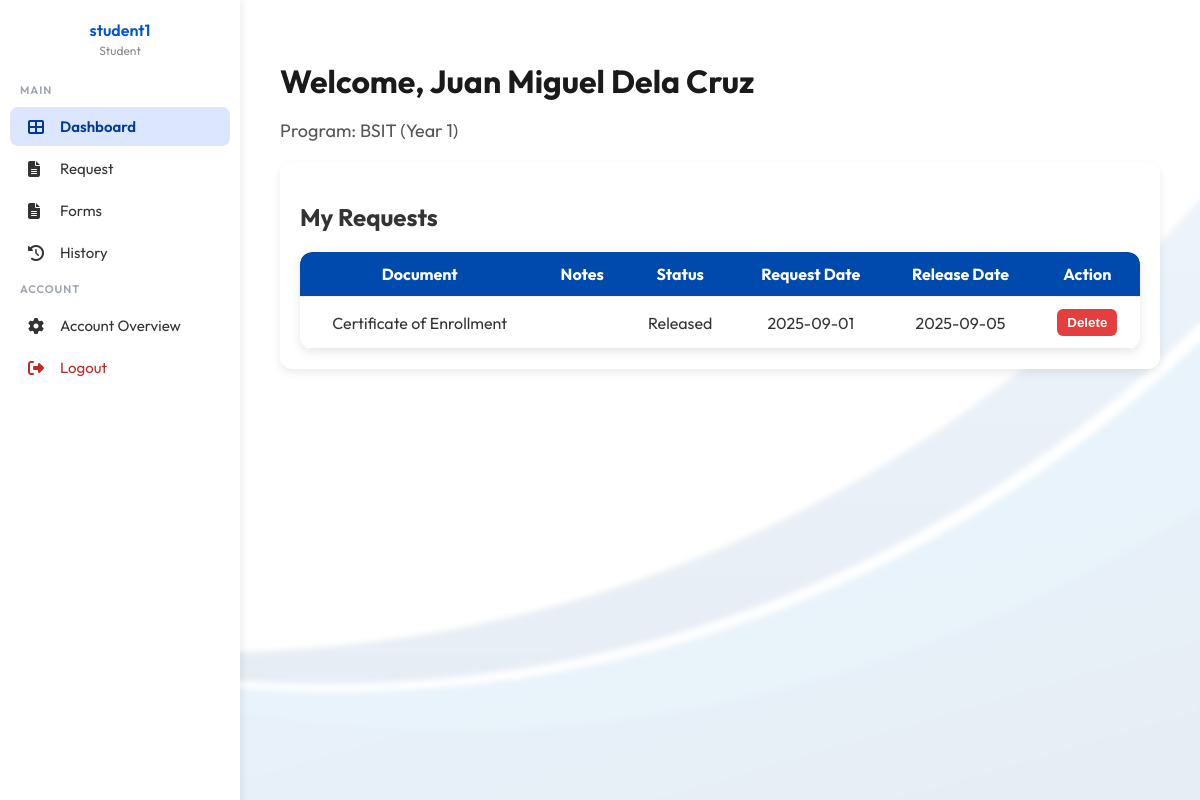
Screenshot of /student/index.php (signed in) with the database file from the repository.
### tables this page shows
CREATE TABLE `users` (
  `user_id` int(11) NOT NULL,
  `username` varchar(255) DEFAULT NULL,
  `email` varchar(255) NOT NULL,
  `password_hash` text DEFAULT NULL,
  `role_id` int(11) DEFAULT NULL,
  `active` tinyint(1) DEFAULT NULL
);

CREATE TABLE `roles` (
  `role_id` int(11) NOT NULL,
  `name` varchar(255) DEFAULT NULL,
  `description` text DEFAULT NULL
);

CREATE TABLE `students` (
  `student_id` varchar(255) NOT NULL,
  `user_id` int(11) DEFAULT NULL,
  `first_name` varchar(255) DEFAULT NULL,
  `last_name` varchar(255) DEFAULT NULL,
  `birthdate` date DEFAULT NULL,
  `gender` varchar(255) DEFAULT NULL,
  `program` varchar(50) NOT NULL,
  `year_level` int(11) DEFAULT NULL,
  `section` int(10) NOT NULL,
  `student_status` varchar(255) DEFAULT NULL,
  `photo_path` text DEFAULT NULL,
  `date_registered` date DEFAULT NULL,
  `email` varchar(255) DEFAULT NULL,
  `contact_no` varchar(255) DEFAULT NULL
);

CREATE TABLE `document_requests` (
  `request_id` int(11) NOT NULL,
  `student_id` varchar(255) DEFAULT NULL,
  `document_type` varchar(255) DEFAULT NULL,
  `notes` text NOT NULL,
  `request_date` date DEFAULT NULL,
  `status` varchar(255) DEFAULT NULL,
  `release_date` date DEFAULT NULL
);

### student/index.php (the view, shortened to what this page needs)
<?php
require_once __DIR__ . "/../Database/connection.php";
$uid = $_SESSION['user_id'] ?? null;
$stmt = $conn->prepare("
    SELECT student_id, first_name, last_name, program, year_level, section, photo_path
    FROM students
    WHERE user_id = ?
");
$stmt->bind_param("i", $uid);
$stmt->execute();
$student = null;
if (method_exists($stmt, 'get_result')) {
    $res = $stmt->get_result();
    $student = $res ? $res->fetch_assoc() : null;
}
$stud_id = $student['student_id'];
$stmt2 = $conn->prepare("
    SELECT request_id, document_type, notes, status, request_date, release_date
    FROM document_requests
    WHERE student_id = ?
    ORDER BY request_date DESC
");
$stmt2->bind_param("s", $stud_id);
$stmt2->execute();
$requests = [];
if (method_exists($stmt2, 'get_result')) {
    $res2 = $stmt2->get_result();
    while ($row = $res2->fetch_assoc()) {
        $requests[] = $row;
    }
}
?>
<!DOCTYPE html>
<html lang="en">
<head>
<link rel="stylesheet" href="../components/css/StudentDashboard.css">
</head>
<body>
<?php include 'StudentSidenav.php'; ?>
<div class="container">
  <h1>Welcome, <?= htmlspecialchars($student['first_name'] . " " . $student['last_name']) ?></h1>
  <p>Program: <?= htmlspecialchars($student['program']) ?> (Year <?= htmlspecialchars($student['year_level']) ?>)</p>
  <div class="card">
    <h2>My Requests</h2>
    <div class="table-wrapper">
      <table class="request-table" role="table" aria-label="My Requests">
        <thead>
          <tr>
            <th>Document</th>
            <th>Notes</th>
            <th>Status</th>
            <th>Request Date</th>
            <th>Release Date</th>
            <th>Action</th>
          </tr>
        </thead>
        <tbody>
          <?php if (!empty($requests)): ?>
            <?php foreach ($requests as $r): ?>
              <tr>
                <td><?= htmlspecialchars($r['document_type']) ?></td>
                <td><?= htmlspecialchars($r['notes']) ?></td>
                <td><?= htmlspecialchars($r['status']) ?></td>
                <td><?= htmlspecialchars($r['request_date']) ?></td>
                <td><?= htmlspecialchars($r['release_date'] ?: '-') ?></td>
                <td>
                  <form method="POST" onsubmit="return confirm('Are you sure you want to delete this request?');">
                    <button type="submit" name="delete_request" class="delete-btn">Delete</button>
                  </form>
                </td>
              </tr>
            <?php endforeach; ?>
          <?php else: ?>
            <tr><td colspan="6" style="text-align:center;padding:18px;">No requests found</td></tr>
          <?php endif; ?>
        </tbody>
      </table>
    </div>
  </div>
</div>
</body>
</html>

### student/StudentSideNav.php (shortened to what this page needs)
<?php
  require_once __DIR__ . "/../Database/connection.php";
  $current_page = basename($_SERVER['PHP_SELF']);
  $user_id = $_SESSION['user_id'];
  $stmt = $conn->prepare("
      SELECT u.username, r.name AS role_name
      FROM users u
      JOIN roles r ON u.role_id = r.role_id
      WHERE u.user_id = ?
  ");
  $stmt->bind_param("i", $user_id);
  $stmt->execute();
  $result = $stmt->get_result();
  $user = $result->fetch_assoc();
  $staffName = $user['username'] ?? "Unknown User";
  $staffRole = $user['role_name'] ?? "Unknown Role";
?>
<!DOCTYPE html>
<html lang="en">
<head>
<link rel="stylesheet" href="https://cdnjs.cloudflare.com/ajax/libs/font-awesome/6.4.0/css/all.min.css">
</head>
<body>
<div class="sidebar" id="sidebar">
  <div class="sidebar-header">
    <h3 class="sidebar-text"><?= htmlspecialchars($staffName) ?></h3>
    <p class="sidebar-text"><?= htmlspecialchars($staffRole) ?></p>
  </div>
  <div class="section-title">Main</div>
  <a href="index.php" class="<?= $current_page=='index.php' ? 'active' : '' ?>"><i class="fas fa-th-large"></i><span class="sidebar-text">Dashboard</span></a>
  <a href="Request.php" class="<?= $current_page=='Request.php' ? 'active' : '' ?>"><i class="fas fa-file-alt"></i><span class="sidebar-text">Request</span></a>
  <a href="Forms.php" class="<?= $current_page=='Forms.php' ? 'active' : '' ?>"><i class="fa-solid fa-file-lines"></i><span class="sidebar-text">Forms</span></a>
  <a href="history.php" class="<?= $current_page=='history.php' ? 'active' : '' ?>"><i class="fa-solid fa-clock-rotate-left"></i><span class="sidebar-text">History</span></a>
  <div class="section-title">Account</div>
  <a href="StudentSettings.php" class="<?= $current_page=='StudentSettings.php' ? 'active' : '' ?>"><i class="fa-solid fa-gear"></i><span class="sidebar-text">Account Overview
  </span></a>
  <a href="../Database/logout.php" class="logout"><i class="fas fa-sign-out-alt"></i><span class="sidebar-text">Logout</span></a>
</div>
</body>
</html>

### components/css/StudentDashboard.css (style rules this page uses)
body { margin: 0; font-family: 'Outfit', sans-serif; background: #f9f9f9; color: #333; min-height: 100vh; display: flex; flex-direction: column; }
.container { flex: 1; padding: 40px; margin-left: 240px; transition: margin-left 0.3s ease, filter 0.3s ease; box-sizing: border-box; background-image: url('../img/bg.jpg'); background-size: cover; background-position: center; background-attachment: fixed; position: relative; }
.container::before { content: ""; position: absolute; inset: 0; background: rgba(255, 255, 255, 0.9); backdrop-filter: blur(3px); z-index: 0; }
.container > * { position: relative; z-index: 1; }
.container h1 { font-size: 32px; margin-bottom: 10px; font-weight: 700; color: #1a1a1a; }
.container p { font-size: 18px; color: #555; }
.card { background: #fff; padding: 20px; margin-top: 20px; border-radius: 12px; box-shadow: 0 4px 10px rgba(0,0,0,0.08); transition: transform 0.25s ease, box-shadow 0.25s ease; }
.table-wrapper { width: 100%; max-height: 500px; overflow-y: auto; border-radius: 12px; box-shadow: 0 3px 10px rgba(0,0,0,0.1); background: white; margin-top: 15px; }
table { width: 100%; border-collapse: separate; border-spacing: 0; }
table thead { background: #004aad; color: #fff; }
table th, .request-table td { padding: 12px 15px; text-align: center; border-bottom: 1px solid #eee; }
table th:first-child { border-top-left-radius: 12px; }
table th:last-child { border-top-right-radius: 12px; }

### student/index.php (style rules this page uses)
.delete-btn { background-color: #e53e3e; border: none; color: #fff; padding: 6px 10px; border-radius: 6px; cursor: pointer; font-weight: 600; }

### student/StudentSideNav.php (style rules this page uses)
body { margin: 0; font-family: 'Outfit', sans-serif; background: #f9f9f9; display: flex; min-height: 100vh; }
.sidebar { position: fixed; top: 0; left: 0; height: 100%; width: 240px; background: #fff; box-shadow: 2px 0 8px rgba(0,0,0,0.08); padding: 20px 0; transition: width 0.3s ease; overflow-y: auto; z-index: 900; }
.sidebar-header { text-align: center; margin-bottom: 25px; }
.sidebar-header h3 { margin: 0; font-size: 16px; color: #0056d2; font-weight: 600; }
.sidebar-header p { font-size: 12px; color: #888; margin-top: 3px; }
.section-title { font-size: 11px; text-transform: uppercase; letter-spacing: 1px; color: #9ca3af; margin: 10px 20px; font-weight: 600; }
.sidebar a { display: flex; align-items: center; text-decoration: none; color: #333; padding: 10px 18px; border-radius: 8px; margin: 3px 10px; transition: background 0.3s, color 0.3s; font-size: 15px; }
.sidebar a i { width: 20px; margin-right: 12px; font-size: 16px; }
.sidebar a.active { background: #dce6ff; color: #003b99; font-weight: 600; }
.sidebar a.logout { color: #c62828; }

### rows the page displays
users: username "student1", role.name "Student"
students: first_name+last_name "Juan Miguel Dela Cruz", program "BSIT", year_level "1"
document_requests: document_type "Certificate of Enrollment", status "Released", request_date "2025-09-01", release_date "2025-09-05"
